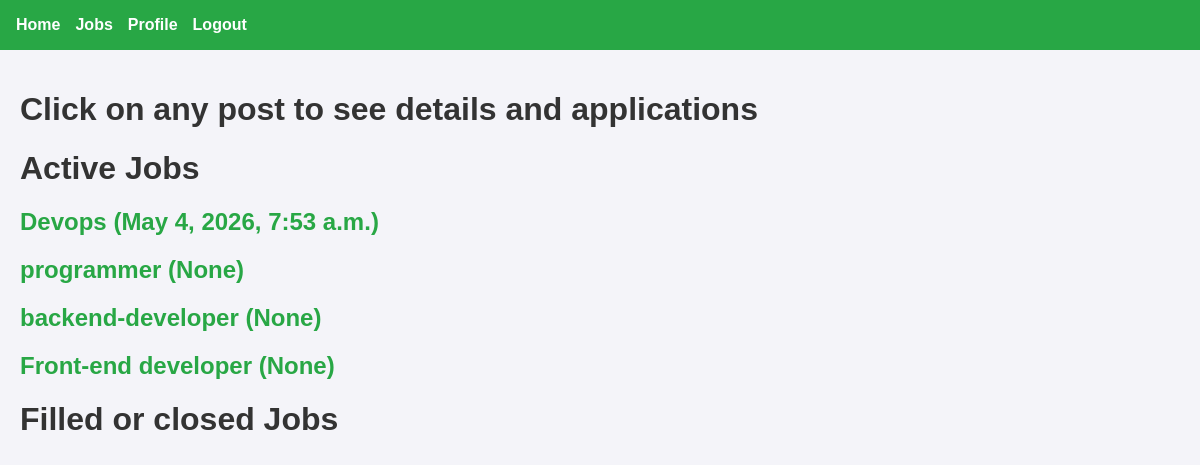
/all_jobs_created (signed in), run on an earlier commit of the app's database.
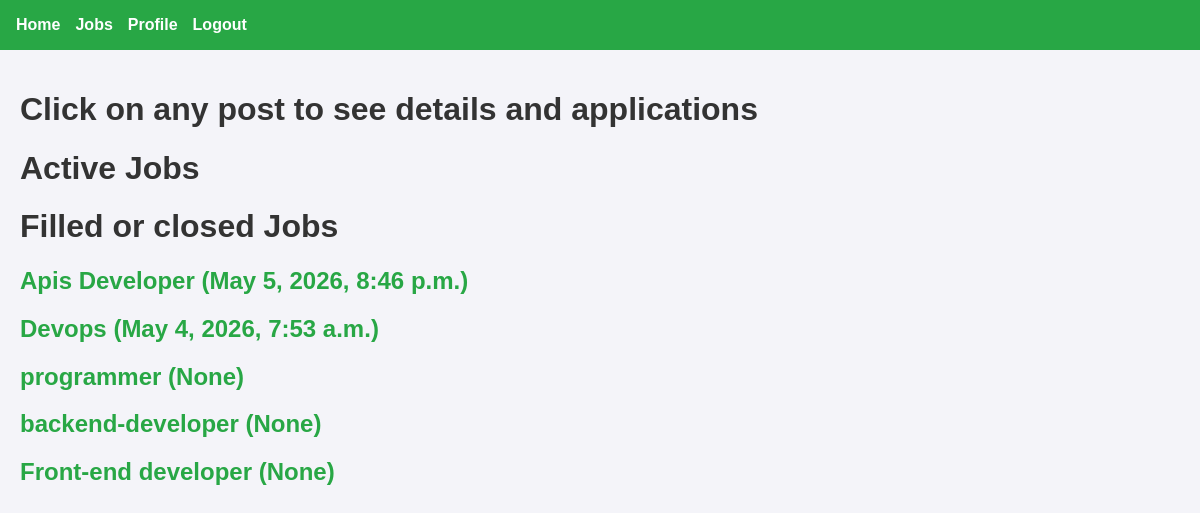
And on a later commit of the database.
### recruiter/models.py (models this page shows, shortened)
class TimeStampedModel(models.Model):
    created_at = models.DateTimeField(auto_now_add=True, db_index=True)
    updated_at = models.DateTimeField(auto_now=True)
    class Meta:
        abstract = True

class Post(TimeStampedModel):
    POST_TYPE_CHOICES = [
        ('job', 'Job Position'),
        ('project', 'Project'),
    ]
    STATUS_CHOICES = [
        ('draft', 'Draft'),
        ('published', 'Published'),
        ('closed', 'Closed'),
        ('filled', 'Filled/Completed'),
        ('cancelled', 'Cancelled'),
    ]
    post_type = models.CharField(
        max_length=20,
        choices=POST_TYPE_CHOICES,
        db_index=True
    )
    title = models.CharField(
        max_length=250,
        help_text="Title of the job or project"
    )
    description = models.TextField(
        help_text="Detailed description"
    )
    company = models.ForeignKey(
        Company,
        on_delete=models.CASCADE,
        related_name="posts"
    )
    salary = models.DecimalField(
        max_digits=10,
        decimal_places=2,
        null=True,
        blank=True,
        validators=[MinValueValidator(0)],
        help_text="Annual salary for jobs"
    )
    budget = models.DecimalField(
        max_digits=12,
        decimal_places=2,
        null=True,
        blank=True,
        validators=[MinValueValidator(0)],
        help_text="Total budget for projects"
    )
    status = models.CharField(
        max_length=20,
        choices=STATUS_CHOICES,
        default='draft',
        db_index=True
    )
    is_active = models.BooleanField(default=True, db_index=True)
    is_featured = models.BooleanField(default=False)
    published_at = models.DateTimeField(null=True, blank=True)
    closed_at = models.DateTimeField(null=True, blank=True)
    skills_required = models.ManyToManyField(
        Skill,
        related_name="posts",
        blank=True
    )
    created_by = models.ForeignKey(
        CustomUser,
        on_delete=models.CASCADE,
        related_name="created_posts"
    )
    slug = models.SlugField(blank=True, null=True)
    class Meta:
        ordering = ['-created_at']
        indexes = [
            models.Index(fields=['post_type', 'status', 'is_active']),
            models.Index(fields=['company', 'status']),
            models.Index(fields=['is_featured', 'is_active']),
        ]

### recruiter/views.py (the view)
# urls.py: path("all_jobs_created", views.view_all_jobs_created, name="all_jobs_created"),
@login_required(login_url='login')
def view_all_jobs_created(request):
    if not is_representative(request.user):
        messages.error(request, "You are not allowed to access this page!")
        return redirect("/")
    profile = getattr(request.user, 'representative_profile', None)
    if not profile:
        messages.error(request, "You have to create profile first!")
        return redirect("representative_profile")
    jobs = Post.objects.filter(post_type = 'job' , created_by = request.user, status__in = ['filled', 'published']).order_by('-created_at')
    return render(request, 'recruiter/all_jobs_created.html', {'jobs':jobs})

### recruiter/views.py (called while the page is built)
def is_representative(user):
    return user.user_type == 'representative'

### recruiter/templates/recruiter/all_jobs_created.html (shortened to what this page needs)
{% extends "recruiter/base.html" %}
{% block content %}
    <h1>Click on any post to see details and applications</h1>
    <h1>Active Jobs</h1>
    {% for job in jobs %}
        {% if job.is_active %}
            <h2><a href="{% url 'applications_for_job' job.id %}">{{ job.title }} ({{ job.published_at }})</a></h2>
        {% endif %}
    {% endfor %}
    <h1>Filled or closed Jobs</h1>
    {% for job in jobs %}
        {% if not job.is_active %}
            <h2><a href="{% url 'applications_for_job' job.id %}">{{ job.title }} ({{ job.published_at }})</a></h2>
        {% endif %}
    {% endfor %}
{% endblock %}

What changed in the data, as far as the page shows it:
added Post: title "Apis Developer", published_at "May 5, 2026, 8:46 p.m.", shown under "Filled or closed Jobs"
changed Post "Devops": moves from the list under "Active Jobs" to the list under "Filled or closed Jobs"
changed Post "programmer": moves from the list under "Active Jobs" to the list under "Filled or closed Jobs"
changed Post "backend-developer": moves from the list under "Active Jobs" to the list under "Filled or closed Jobs"
changed Post "Front-end developer": moves from the list under "Active Jobs" to the list under "Filled or closed Jobs"
